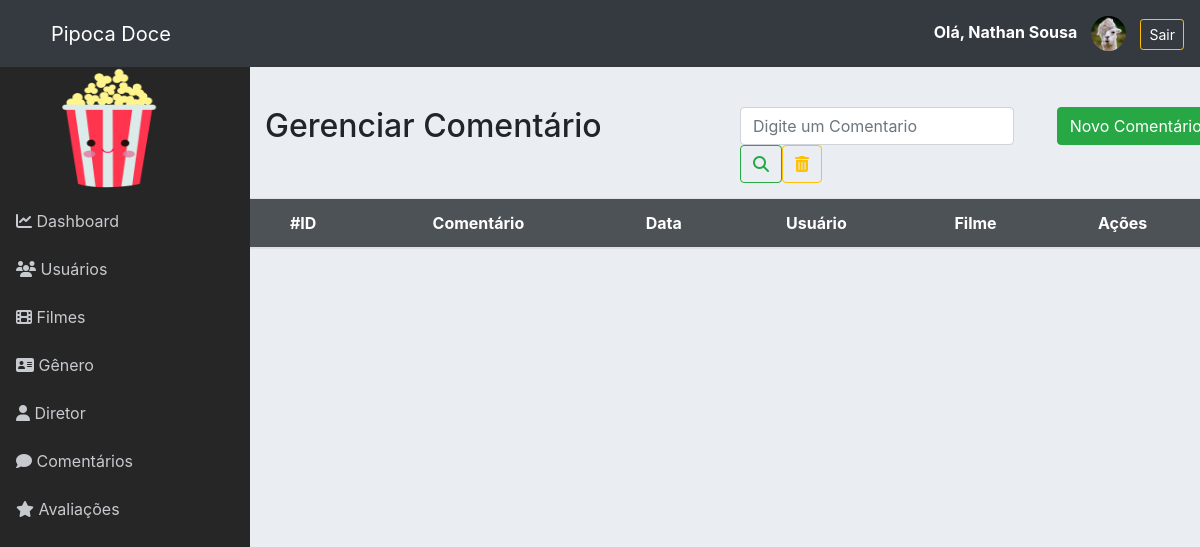
Before: /admin/comentarios.php (signed in) with the older database file.
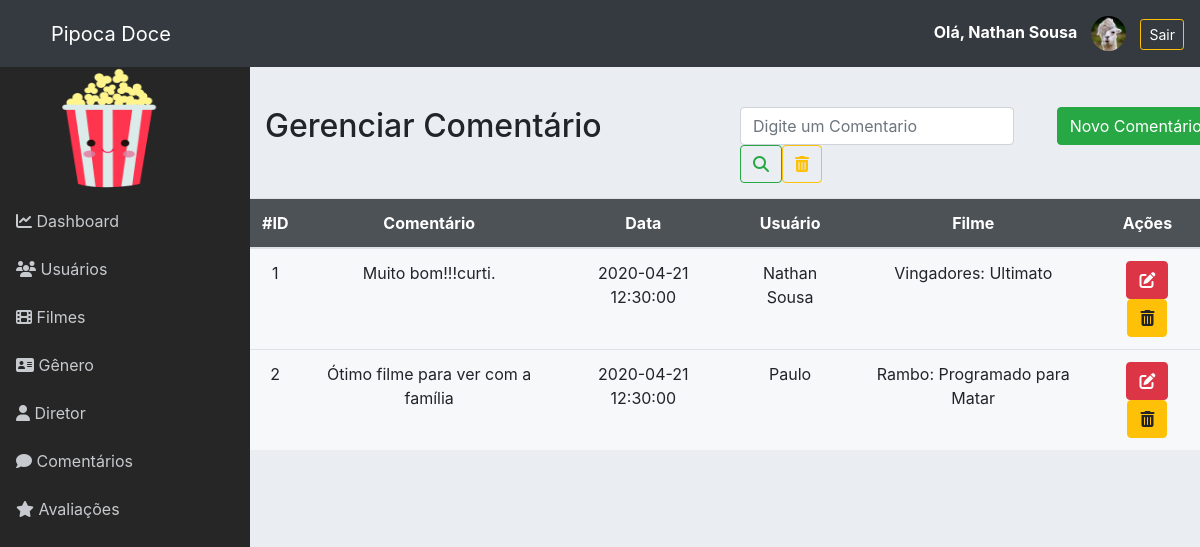
After: the same page with the newer database file.
### tables this page shows
CREATE TABLE `comentario` (
  `id` int NOT NULL AUTO_INCREMENT,
  `comentario` text NOT NULL,
  `data_comentario` datetime NOT NULL,
  `usuario_id` int NOT NULL,
  `filme_id` int NOT NULL,
  PRIMARY KEY (`id`),
  KEY `fk_comentario_usuario_idx` (`usuario_id`),
  KEY `fk_comentario_filme_idx` (`filme_id`),
  CONSTRAINT `fk_comentario_filme` FOREIGN KEY (`filme_id`) REFERENCES `filme` (`id`),
  CONSTRAINT `fk_comentario_usuario` FOREIGN KEY (`usuario_id`) REFERENCES `usuario` (`id`)
);

CREATE TABLE `usuario` (
  `id` int NOT NULL AUTO_INCREMENT,
  `nome` varchar(100) NOT NULL,
  `dataNascimento` date DEFAULT NULL,
  `email` varchar(45) NOT NULL,
  `senha` varchar(255) NOT NULL,
  `tipo` varchar(15) NOT NULL,
  `imagem` varchar(255) DEFAULT NULL,
  PRIMARY KEY (`id`)
);

CREATE TABLE `filme` (
  `id` int NOT NULL AUTO_INCREMENT,
  `nome` varchar(100) NOT NULL,
  `genero` int NOT NULL,
  `duracao` varchar(20) NOT NULL,
  `dataLancamento` varchar(50) NOT NULL,
  `url` varchar(255) DEFAULT NULL,
  `tipo` varchar(30) DEFAULT NULL,
  `sinopse` text NOT NULL,
  `elenco` varchar(100) NOT NULL,
  `diretor` int NOT NULL,
  `imagem` varchar(255) DEFAULT NULL,
  PRIMARY KEY (`id`),
  KEY `fk_genero_idx` (`genero`),
  KEY `fk_diretor_idx` (`diretor`),
  CONSTRAINT `fk_diretor` FOREIGN KEY (`diretor`) REFERENCES `diretor` (`id`),
  CONSTRAINT `fk_genero` FOREIGN KEY (`genero`) REFERENCES `genero` (`id`)
);

### admin/classes/Conexao.php (called while the page is built, shortened)
<?php
class Conexao
{
	private $host;
	private $user;
	private $password;
	public function __construct() {
		$this->host = 'mysql:host=localhost;dbname=pipoca_doce';
		$this->user = 'root';
		$this->password = 'root';
	}
	public function conectar() {
		try {
			$conn = new PDO(
				$this->host,
				$this->user,
				$this->password,
				array(
					PDO::ATTR_ERRMODE => PDO::ERRMODE_EXCEPTION,
					PDO::MYSQL_ATTR_INIT_COMMAND => "SET NAMES utf8"
				)
			);
			return $conn;
		} catch (PDOException $e) {
			echo 'Erro na conexao. Erro reportado: ' . $e->getMessage();
			exit;
		}
	}
}

### admin/classes/ComentarioDAO.php (called while the page is built, shortened)
<?php
require_once 'Model.php';
class ComentarioDAO extends Model
{
    public function __construct()
    {
        $this->class = 'Comentario';
        $this->tabela = 'comentario';
    }
	public function listar($pesquisa = '')
	{
		if ($pesquisa != '') {
			$sql = "SELECT * FROM {$this->tabela}
					WHERE data like '%{$pesquisa}%'
						OR data like '%{$pesquisa}%'";
		} else {
			$sql = "SELECT * FROM {$this->tabela}";
		}
		$stmt = $this->db->prepare($sql);
		$stmt->setFetchMode(PDO::FETCH_CLASS, $this->class);
		$stmt->execute();
		return $stmt->fetchAll();
	}
}

### admin/classes/Model.php (called while the page is built, shortened)
<?php
require 'Conexao.php';
class Model
{
	protected $tabela;
	protected $class;
	protected $db;
	public function __construct()
	{
		$conexao = new Conexao();
		$this->db = $conexao->conectar();
	}
    public function get($id)
    {
    	$sql = "SELECT * FROM {$this->tabela} WHERE id = {$id}";
    	$stmt = $this->db->prepare($sql);
    	$stmt->setFetchMode(PDO::FETCH_CLASS, $this->class);
    	$stmt->execute();
    	return $stmt->fetch();
    }
}

### admin/classes/Comentario.php (called while the page is built, shortened)
<?php
class Comentario
{
	private $id;
	private $comentario;
	private $data_comentario;
    private $usuario_id;
    private $filme_id;
    public function getId()
    {
        return $this->id;
    }
    public function getComentario()
    {
        return $this->comentario;
    }
    public function getDataComentario()
    {
        return $this->data_comentario;
    }
    public function getUsuarioId()
    {
        return $this->usuario_id;
    }
    public function getFilmeId()
    {
        return $this->filme_id;
    }
}

### admin/classes/UsuarioDAO.php (called while the page is built, shortened)
<?php
require_once 'Model.php';
class UsuarioDAO extends Model
{
	public function __construct()
	{
		$this->tabela = 'usuario';
		$this->class = 'Usuario';
	}
}

### admin/classes/Usuario.php (called while the page is built, shortened)
<?php
class Usuario
{
	private $nome;
    public function getNome()
    {
        return $this->nome;
    }
}

### admin/classes/FilmeDAO.php (called while the page is built, shortened)
<?php
require_once 'Model.php';
class FilmeDAO extends Model
{
    public function __construct()
    {
        $this->tabela = 'filme';
        $this->class  = 'Filme';
    }
}

### admin/classes/Filme.php (called while the page is built, shortened)
<?php
class Filme
{
	private $nome;
    public function getNome()
    {
        return $this->nome;
    }
}

### admin/comentarios.php (the view, shortened to what this page needs)
<?php include './layout/header.php';?>
<?php include './layout/menu.php';?>
<?php
require 'classes/Comentario.php';
require 'classes/ComentarioDAO.php';
$comentarioDAO = new ComentarioDAO();
$comentarios = $comentarioDAO->listar();
require 'classes/Usuario.php';
require 'classes/UsuarioDAO.php';
$usuarioDAO = new UsuarioDAO();
require 'classes/Filme.php';
require 'classes/FilmeDAO.php';
$filmeDAO = new FilmeDAO();
if(isset($_GET['pesquisa']) && $_GET['pesquisa'] != '') {
	$comentarios = $comentarioDAO->listar($_GET['pesquisa']);
} else {
	$comentarios = $comentarioDAO->listar();
}
?>
<div class="row" style="margin-top:40px">
	<div class="col-6">
		<h2>Gerenciar Comentário</h2>
	</div>
	<div class="col-4">
		<form class="form-inline my-2 my-lg-0">
		      <input class="form-control mr-sm-2" name="pesquisa" type="search" placeholder="Digite um Comentario" aria-label="Pesquisar" value="<?= (isset($_GET['pesquisa']) ? $_GET['pesquisa'] : '') ?>">
		      <button class="btn btn-outline-success my-2 my-sm-0" type="submit">
		      	<i class="fas fa-search"></i>
		      </button>
		      <a href="./comentario.php" class="btn btn-outline-warning my-2 my-sm-0">
		      	<i class="fas fa-trash-alt"></i>
		      </a>
	    </form>
	</div>
	<div class="col-2">
		<a href="form_comentarios.php" class="btn btn-success">Novo Comentário</a>
	</div>
</div>
<div class="row">
	<table class="table table-hover table-responsive-lg">
		<thead>
			<tr>
				<th>#ID</th>
				<th>Comentário</th>
				<th>Data</th>
				<th>Usuário</th>
				<th>Filme</th>
				<th>Ações</th>
			</tr>
		</thead>
		<tbody>
			<?php foreach ($comentarios as $comentario) {
				$usuario_id = $usuarioDAO->get($comentario->getUsuarioId());
				$filme_id = $filmeDAO->get($comentario->getFilmeId());
			?>
			<tr>
				<td><?= $comentario->getId() ?></td>
				<td><?= $comentario->getComentario() ?></td>
				<td><?= $comentario->getDataComentario() ?></td>
				<td><?= $usuario_id->getNome() ?></td>
				<td><?= $filme_id->getNome() ?></td>
				<td>
					<a href="form_comentarios.php?id=<?= $comentario->getId() ?>" class="btn btn-danger">
						<i class="fas fa-edit"></i>
					</a>
					<a href="controle_comentarios.php?acao=deletar&id=<?= $comentario->getId() ?>" class="btn btn-warning" onclick="return confirm('Deseja realmente exluir o comentario?')">
						<i class="fas fa-trash-alt"></i>
					</a>
				</td>
			</tr>
			<?php } ?>
		</tbody>
	</table>
</div>
<?php include './layout/footer.php';?>

Changed rows visible on the page:
added comentario: id "1", comentario "Muito bom!!!curti.", data_comentario "2020-04-21 12:30:00", usuario.nome "Nathan Sousa", filme.nome "Vingadores: Ultimato"
added comentario: id "2", comentario "Ótimo filme para ver com a família", data_comentario "2020-04-21 12:30:00", usuario.nome "Paulo", filme.nome "Rambo: Programado para Matar"
